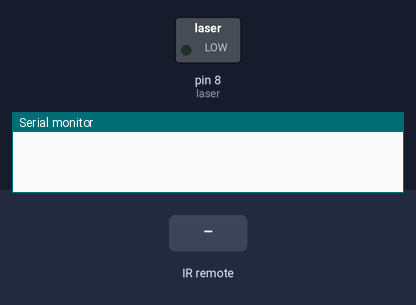
Bench run of a sketch on a simulated Arduino Uno, built with avr-gcc and run on an emulated ATmega328P. On the bench: switched loads named in the sketch (green lamp = pin HIGH), the last lines printed to the serial monitor. Inputs (shaded band) come from the test bench.

Above: at 1.2 s.
1.3 s: infrared code 0xFDA05F received
At 1.8 s:
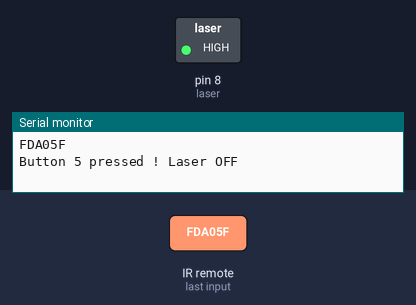
2.8 s: infrared code 0xFD20DF received
At 4.2 s:
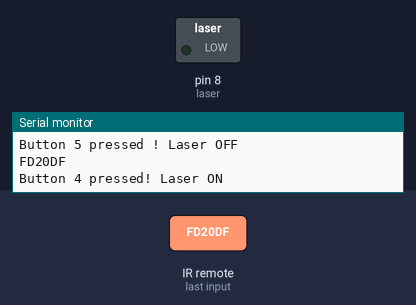
Timing chart, 0 to 5.8 s (numbered marks = the images above; inputs shaded):
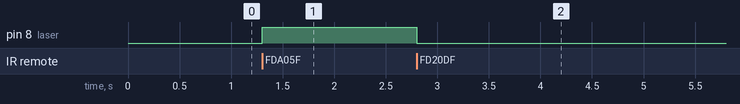

The sketch:

sketch_mar14a.ino
```cpp
#include<IRremote.h>

const int IR_Recv = 2;
const int laser = 8;
int LED = 13;

IRrecv irrecv(IR_Recv); //IR receive object
decode_results decodedSignal; //Store results from detector

void setup () {
  pinMode (laser, OUTPUT);
  Serial.begin(9600);
  irrecv.enableIRIn();
}

//boolean lightState = false;
//unsigned long last = millis();

void loop () {
  if (irrecv.decode(&decodedSignal))
  {
    Serial.println(decodedSignal.value, HEX);
    switch(decodedSignal.value)
    {
      case 0xFD20DF:
          Serial.println("Button 4 pressed! Laser ON");
          digitalWrite(laser, LOW); //Makes it ON
    }

    switch(decodedSignal.value)
    {
    case 0xFDA05F:
          Serial.println("Button 5 pressed ! Laser OFF");
          digitalWrite(laser, HIGH); //High makes it OFF
    }
    irrecv.resume();
  }

}
```

Measured:
- after the input at 1.3 s, pin 8 (laser): LOW → HIGH at once
- after the input at 2.8 s, pin 8 (laser): HIGH → LOW at once
